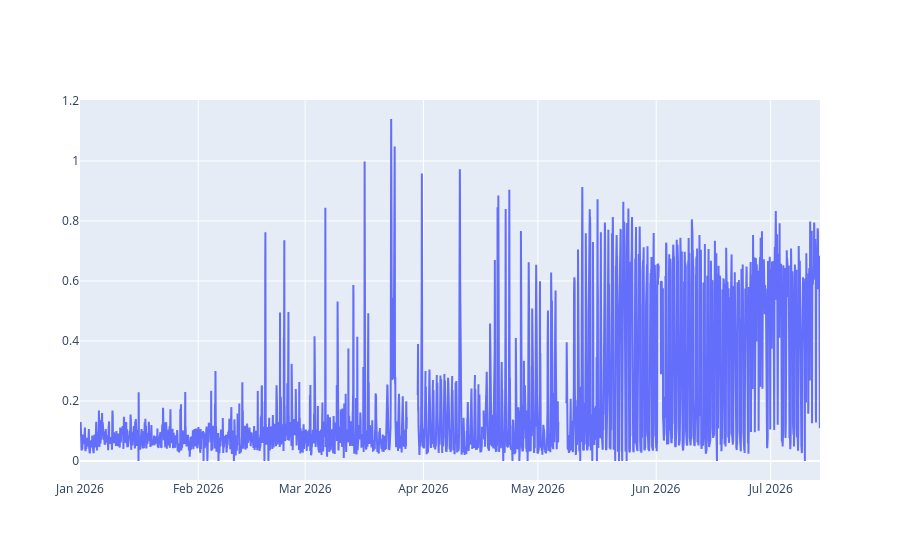
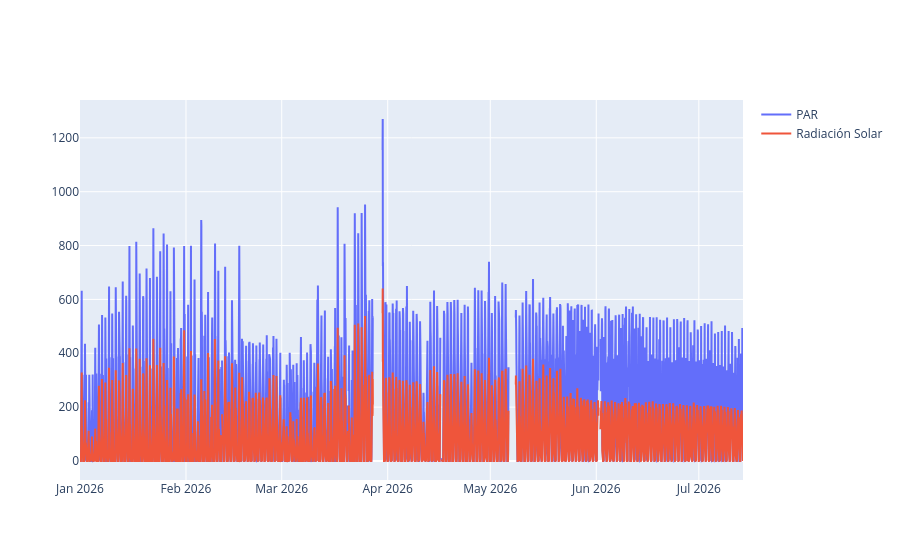

Notebook code cell kept with these figures, in order:
### Code cell
fig = go.Figure()
fig.add_trace(go.Scatter(x=df_velocidad_viento['_time'], y=df_velocidad_viento['_value'].clip(lower=0), name='Velocidad de Viento'))
fig.update_layout(hovermode="x unified")
fig.show()


fig = go.Figure()
fig.add_trace(go.Scatter(x=df_par['_time'], y=df_par['_value'].clip(lower=0), name='PAR'))
fig.add_trace(go.Scatter(x=df_radiacion_solar['_time'], y=df_radiacion_solar['_value'].clip(lower=0), name='Radiación Solar'))
fig.update_layout(hovermode="x unified")
fig.show()

### Figure 1 — Plotly figure (JSON) as saved in the notebook; plotly's stock layout.template omitted (floating-point values rounded to 4 significant figures; data arrays with more than 128 entries replaced by an {"elided": "..."} marker saying what was removed)
{"data": [{"name": "Velocidad de Viento", "type": "scatter", "x": {"elided": "4655 str values"}, "y": {"elided": "4655 float values"}}], "layout": {"hovermode": "x unified"}}

### Figure 2 — Plotly figure (JSON) as saved in the notebook; plotly's stock layout.template omitted (floating-point values rounded to 4 significant figures; data arrays with more than 128 entries replaced by an {"elided": "..."} marker saying what was removed)
{"data": [{"name": "PAR", "type": "scatter", "x": {"elided": "4655 str values"}, "y": {"elided": "4655 float values"}}, {"name": "Radiación Solar", "type": "scatter", "x": {"elided": "4655 str values"}, "y": {"elided": "4655 float values"}}], "layout": {"hovermode": "x unified"}}
